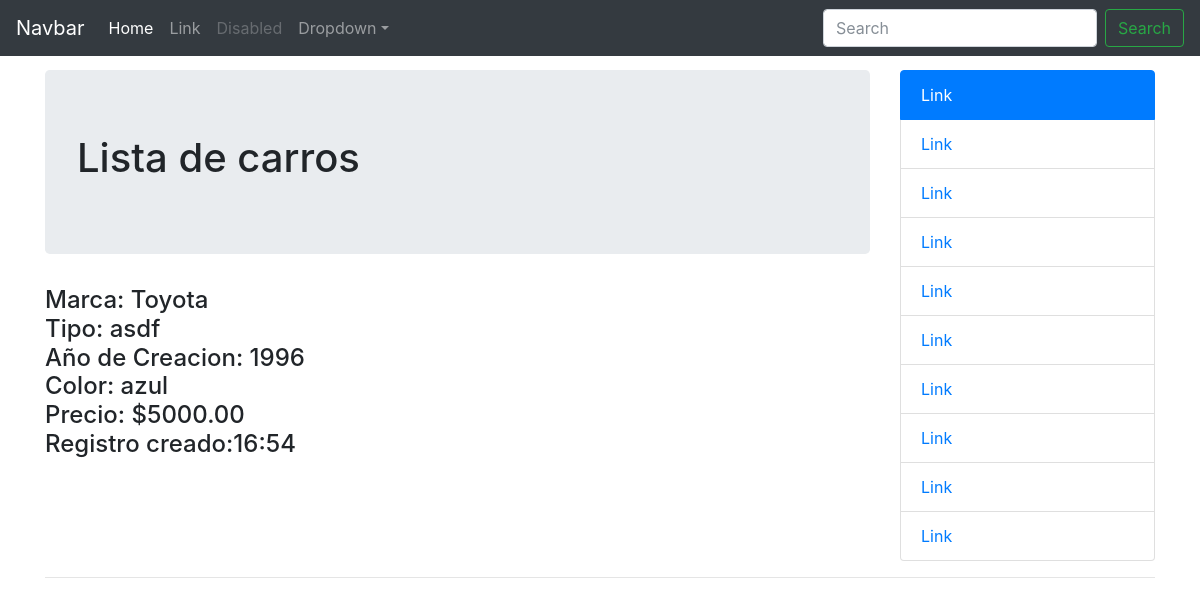
The page /detail/2/ on the database its author committed.
### carros/models.py (models this page shows)
class Car(models.Model):
    make = models.CharField(max_length=100)
    Type = models.CharField(max_length=100)
    year = models.CharField(max_length=100)
    colour = models.CharField(max_length=100)
    price = models.DecimalField(max_digits=99999,decimal_places=2)
    created = models.CharField(max_length=100,default=time.strftime("%H:%M"))

### carros/views.py (the view)
# urls.py: url(r'^detail/(?P<pk>\d+)/', Car_detail.as_view() , name='detalle'),
class Car_detail(DetailView):
	model = Car

### templates/carros/car_detail.html (shortened to what this page needs)
<!doctype html>
{%load staticfiles%}
<html lang="en">
  <head>
    <link href="{%static "css/bootstrap.min.css"%}" rel="stylesheet">
    <link href="{%static "css/offcanvas.css"%}" rel="stylesheet">
  </head>
  <body>
    <nav class="navbar navbar-expand-md fixed-top navbar-dark bg-dark">
      <a class="navbar-brand" href="#">Navbar</a>
      <div class="collapse navbar-collapse" id="navbarsExampleDefault">
        <ul class="navbar-nav mr-auto">
          <li class="nav-item active">
            <a class="nav-link" href="#">Home <span class="sr-only">(current)</span></a>
          </li>
          <li class="nav-item">
            <a class="nav-link" href="#">Link</a>
          </li>
          <li class="nav-item">
            <a class="nav-link disabled" href="#">Disabled</a>
          </li>
          <li class="nav-item dropdown">
            <a class="nav-link dropdown-toggle" href="http://example.com" id="dropdown01" data-toggle="dropdown" aria-haspopup="true" aria-expanded="false">Dropdown</a>
          </li>
        </ul>
        <form class="form-inline my-2 my-lg-0">
          <input class="form-control mr-sm-2" type="text" placeholder="Search" aria-label="Search">
          <button class="btn btn-outline-success my-2 my-sm-0" type="submit">Search</button>
        </form>
      </div>
    </nav>
    <main role="main" class="container">
      <div class="row row-offcanvas row-offcanvas-right">
        <div class="col-12 col-md-9">
          <div class="jumbotron">
            <h1>Lista de carros</h1>
          </div>
              <h4>Marca: {{car.make}}<br>
                  Tipo: {{car.Type}}<br>
                  Año de Creacion: {{car.year}}<br>
                  Color: {{car.colour}}<br>
                  Precio: ${{car.price}}<br>
                  Registro creado:{{car.created}}<br>
                </h4>
          </div>
        <div class="col-6 col-md-3 sidebar-offcanvas" id="sidebar">
          <div class="list-group">
            <a href="#" class="list-group-item active">Link</a>
            <a href="#" class="list-group-item">Link</a>
            <a href="#" class="list-group-item">Link</a>
            <a href="#" class="list-group-item">Link</a>
            <a href="#" class="list-group-item">Link</a>
            <a href="#" class="list-group-item">Link</a>
            <a href="#" class="list-group-item">Link</a>
            <a href="#" class="list-group-item">Link</a>
            <a href="#" class="list-group-item">Link</a>
            <a href="#" class="list-group-item">Link</a>
          </div>
        </div>
      </div>
      <hr>
    </main>
    <footer>
    </footer>
  </body>
</html>

### s-storage/css/offcanvas.css (style rules this page uses)
html, body { overflow-x: hidden; }
body { padding-top: 70px; }
footer { padding: 30px 0; }

### rows shown on the page
Car: make "Toyota", Type "asdf", year "1996", colour "azul", price "5000.00", created "16:54"
